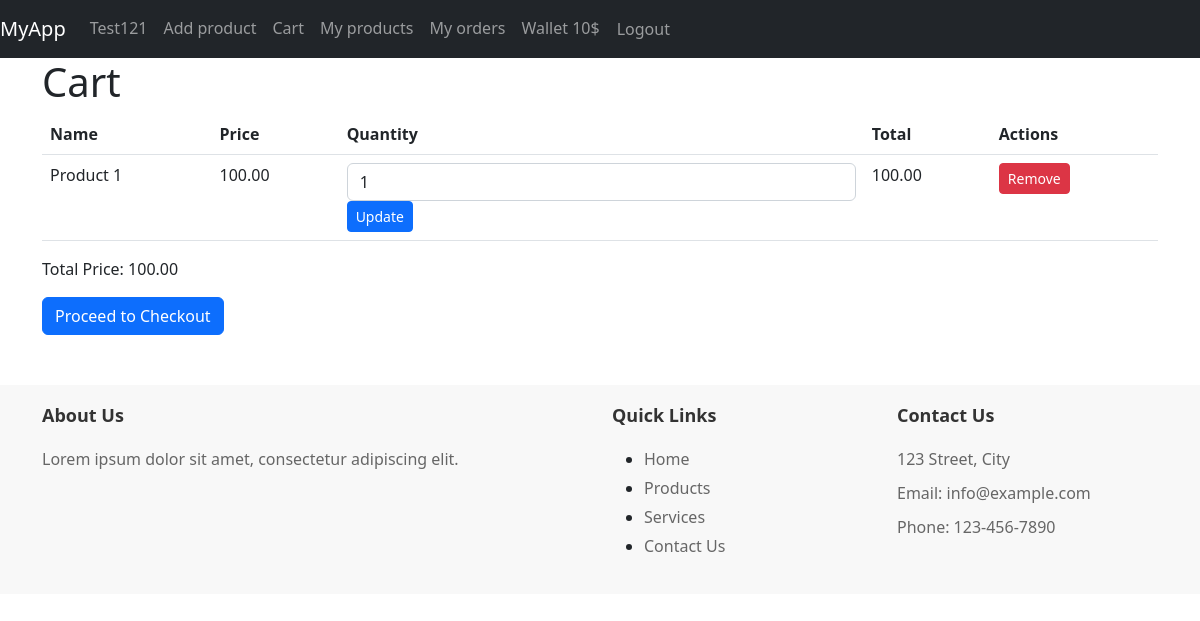
The app's page /app/cart/ (signed in) with its own data.
### mysite/models.py (models this page shows, shortened)
class Profile(models.Model):
    user = models.OneToOneField(get_user_model(), on_delete=models.CASCADE)
    image = models.ImageField(('Profile Picture'), blank=True, null=True,upload_to=".")
    bio = models.TextField(blank=True)
    birth_date = models.DateField(null=True, blank=True)
    walletBalance = models.IntegerField( default = True, null= True)

class CartItem(models.Model):
    cart = models.ForeignKey(Cart, on_delete=models.CASCADE)
    product = models.ForeignKey('Product', on_delete=models.CASCADE)
    quantity = models.PositiveIntegerField(default=1)

class Product(models.Model):
    name = models.CharField(max_length=255)
    description = models.TextField()
    category = models.CharField(max_length=255, default='new')
    price = models.DecimalField(max_digits=8, decimal_places=2)
    quantity = models.IntegerField(default=1)
    created_at = models.DateTimeField(auto_now_add=True)
    created_by = models.ForeignKey(get_user_model(), on_delete=models.CASCADE)

### mysite/views.py (the view)
# urls.py: path('cart/', views.cart, name='cart'),
@login_required
def cart(request):
    cart = request.user.cart
    cart_items = cart.cartitem_set.all()
    total_price = sum(cart_item.product.price * cart_item.quantity for cart_item in cart_items)
    return render(request, 'cart.html', {'cart_items': cart_items, 'total_price': total_price})

### mysite/templates/cart.html (shortened to what this page needs)
{% extends 'base.html' %}
{% block cart %}
  <div class="container">
    <h1>Cart</h1>
    <table class="table">
      <thead>
        <tr>
          <th>Name</th>
          <th>Price</th>
          <th>Quantity</th>
          <th>Total</th>
          <th>Actions</th>
        </tr>
      </thead>
      <tbody>
        {% for cart_item in cart_items %}
          <tr>
            <td>{{ cart_item.product.name }}</td>
            <td>{{ cart_item.product.price }}</td>
            <td>
              <form class="quantity-form">
                <input type="number" name="quantity" value="{{ cart_item.quantity }}" class="form-control quantity-input" min="1" step="1">
                <button type="submit" class="btn btn-sm btn-primary">Update</button>
              </form>
            </td>
            <td class="item-total">{{ cart_item.product.price|floatformat:2 }}</td>
            <td>
              <a href="{% url 'remove_from_cart' cart_item.product.id %}" class="btn btn-sm btn-danger">Remove</a>
            </td>
          </tr>
        {% empty %}
          <tr>
            <td colspan="5">No items in the cart</td>
          </tr>
        {% endfor %}
      </tbody>
    </table>
    <p>Total Price: <span id="total-price">{{ total_price|floatformat:2 }}</span></p>
    <a href="{% url 'checkout' %}" class="btn btn-primary">Proceed to Checkout</a>
  </div>
{% endblock %}

### mysite/templates/base.html (shortened to what this page needs)
<!DOCTYPE html>
<html lang="en">
{% load static %}
<head>
  <link href="https://cdn.jsdelivr.net/npm/bootstrap@5.2.3/dist/css/bootstrap.min.css" rel="stylesheet">
</head>
<body>
<nav class="navbar navbar-expand-lg navbar-dark bg-dark">
  <a class="navbar-brand" href="{% url 'home' %}">MyApp</a>
  <div class="collapse navbar-collapse" id="navbarNav">
    <ul class="navbar-nav ml-auto">
      {% if user.is_authenticated %}
        <li class="nav-item">
          <a class="nav-link" href="{% url 'profile' %}">{{ user.username }}</a>
        </li>
        <li class="nav-item">
          <a class="nav-link" href="{% url 'add_product' %}">Add product</a>
        </li>
        <li class="nav-item">
          <a class="nav-link" href="{% url 'cart' %}">Cart</a>
        </li>
          <li class="nav-item">
          <a class="nav-link" href="{% url 'user_product_list' %}">My products</a>
        </li>
        <li class="nav-item">
          <a class="nav-link" href="{% url 'order_history' %}">My orders</a>
        </li>
         <li class="nav-item">
          <a class="nav-link" href="{% url 'wallet' %}">Wallet {{user.profile.walletBalance}}$ </a>
        </li>
        <li class="nav-item">
          <form action="{% url 'logout' %}" method="post">
            <button class="btn btn-link nav-link" type="submit">Logout</button>
          </form>
        </li>
      {% endif %}
    </ul>
  </div>
</nav>
  {% block cart %}
  {% endblock %}
<footer class="footer">
  <div class="container">
    <div class="row">
      <div class="col-md-6">
        <h4>About Us</h4>
        <p>Lorem ipsum dolor sit amet, consectetur adipiscing elit.</p>
      </div>
      <div class="col-md-3">
        <h4>Quick Links</h4>
        <ul class="footer-links">
          <li><a href="#">Home</a></li>
          <li><a href="#">Products</a></li>
          <li><a href="#">Services</a></li>
          <li><a href="#">Contact Us</a></li>
        </ul>
      </div>
      <div class="col-md-3">
        <h4>Contact Us</h4>
        <p>123 Street, City</p>
        <p>Email: info@example.com</p>
        <p>Phone: 123-456-7890</p>
      </div>
    </div>
  </div>
</footer>
</body>
</html>

### mysite/templates/base.html (style rules this page uses)
.footer { background-color: #f8f8f8; padding: 20px 0; margin-top: 50px; }
.footer h4 { color: #333; font-size: 18px; font-weight: bold; margin-bottom: 20px; }
.footer p { color: #666; margin-bottom: 10px; }
.footer-links li { margin-bottom: 5px; }
.footer-links a { color: #666; text-decoration: none; }

### records on screen
CartItem: product.name "Product 1", product.price "100.00", quantity "1"

### other values on screen
{{ user.username }} "Test121"
{{ user.profile.walletBalance }} "10"
{{ total_price|floatformat:2 }} "100.00"
